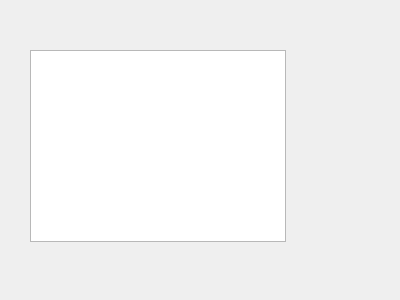
<?xml version="1.0" encoding="UTF-8"?>
<ui version="4.0">
 <class>Form</class>
 <widget class="QWidget" name="Form">
  <property name="geometry">
   <rect>
    <x>0</x>
    <y>0</y>
    <width>400</width>
    <height>300</height>
   </rect>
  </property>
  <property name="windowTitle">
   <string>Form</string>
  </property>
  <widget class="QTextBrowser" name="textBrowser">
   <property name="geometry">
    <rect>
     <x>30</x>
     <y>50</y>
     <width>256</width>
     <height>192</height>
    </rect>
   </property>
  </widget>
 </widget>
 <resources/>
 <connections/>
</ui>
